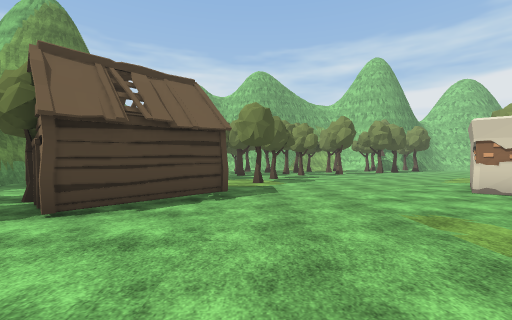
view 1 (above)

24 first-person views from a walk through a Unity game level. The camera is 1.5 m above the floor, looks level and sees 90° across. The floor is counted in squares, 2 m on a side. Each view is taken from the middle of a square. On the plan, view 1 faces up. The plan holds only what a view shows up to about 9 squares ahead; the rest is blank. The place goes on beyond the plan. The player is left out. Some animated figures are left out. Some surface patterns are stand-ins.

view 2
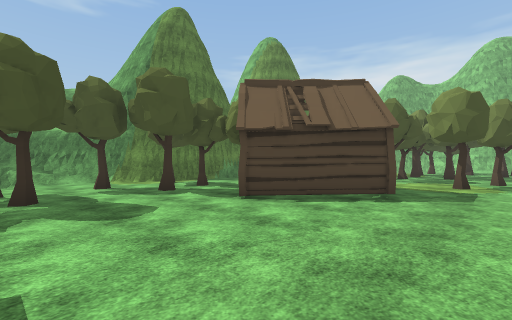

view 3
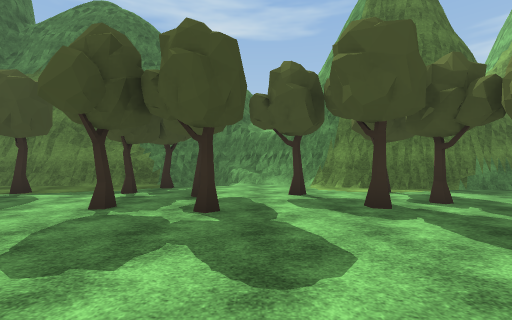

view 4
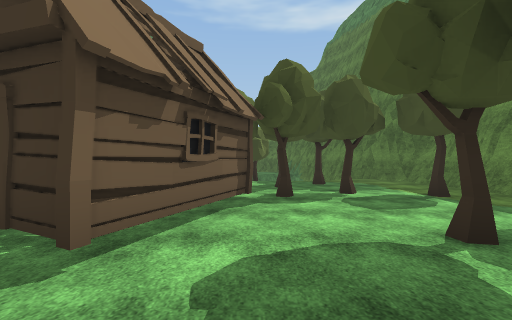

view 5
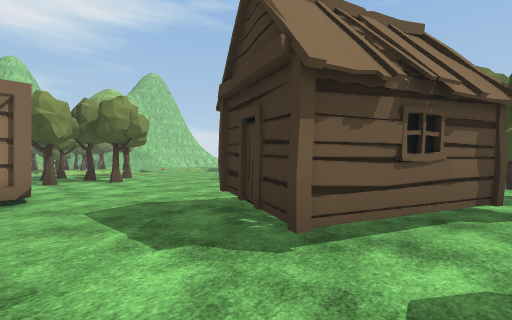

view 6
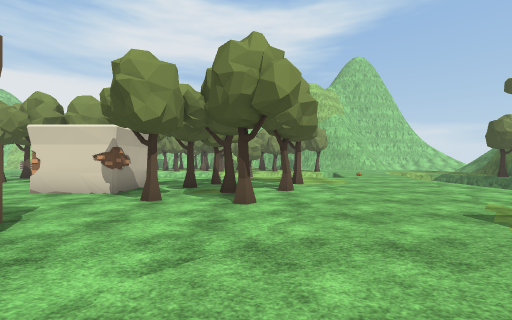

view 7
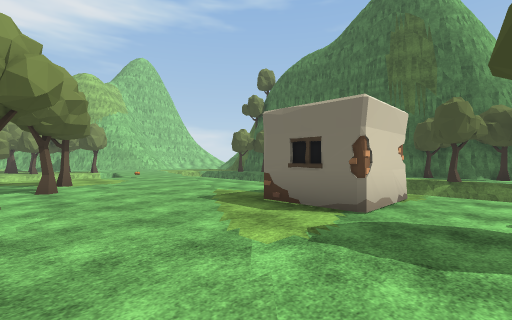

view 8
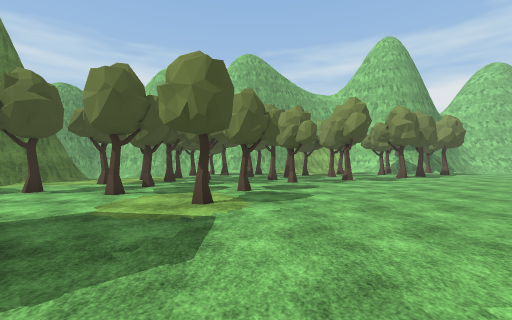

view 9
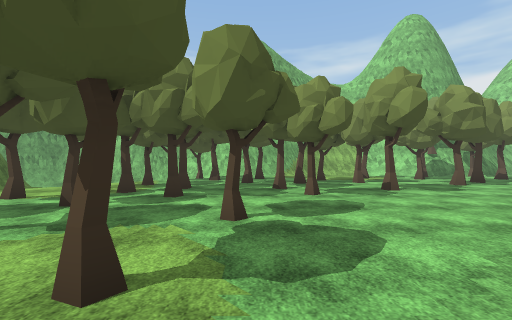

view 10
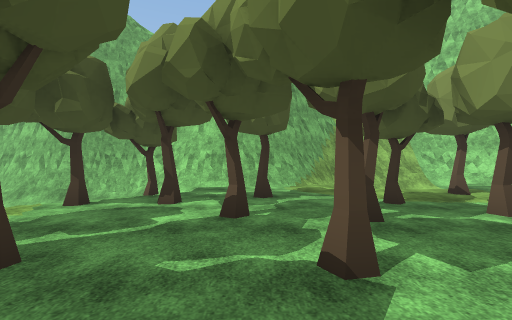

view 11
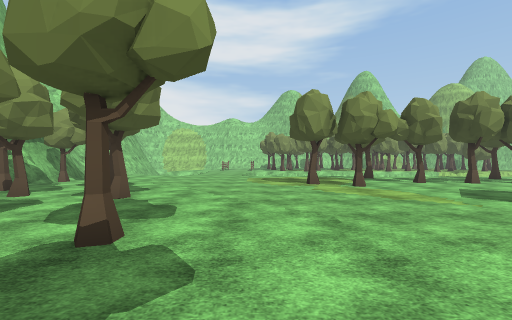

view 12
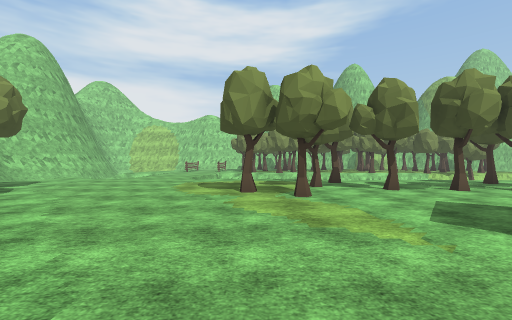

view 13
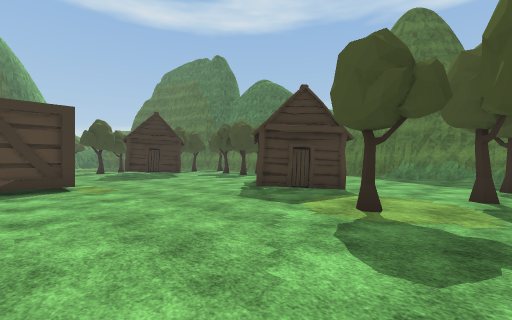

view 14
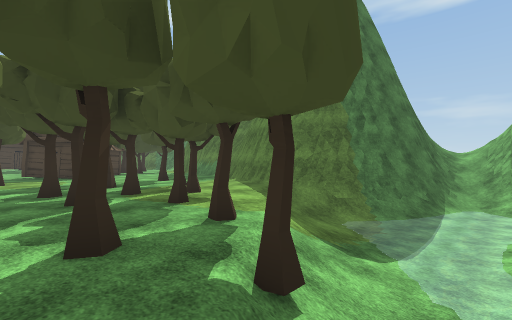

view 15
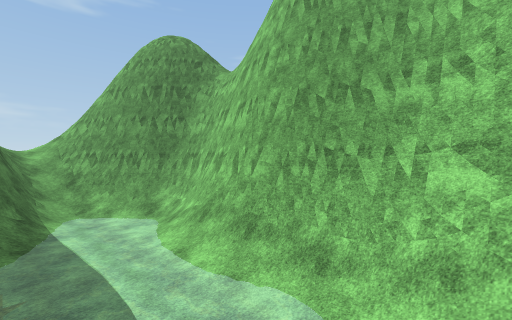

view 16
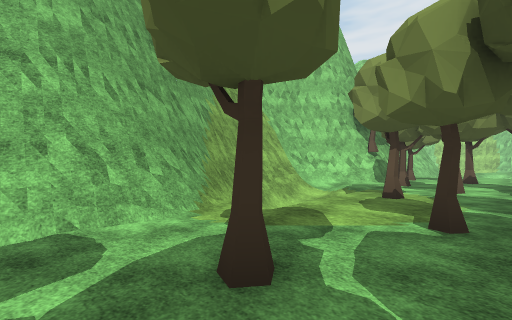

view 17
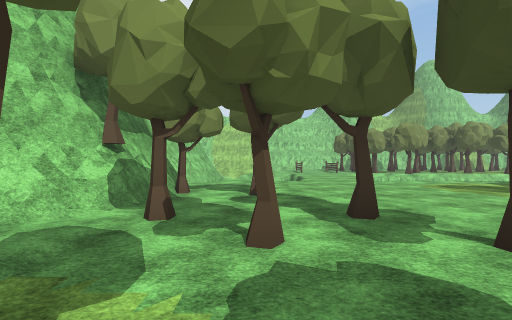

view 18
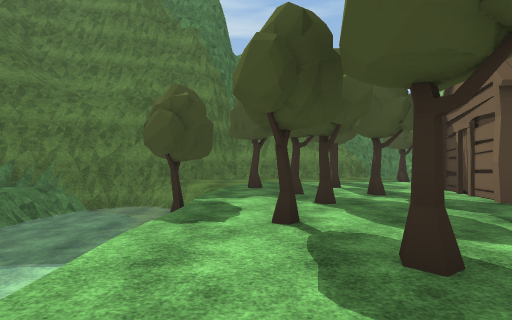

view 19
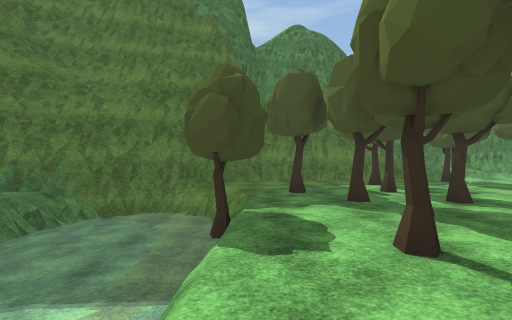

view 20
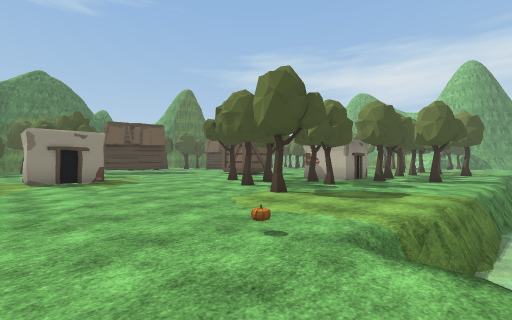

view 21
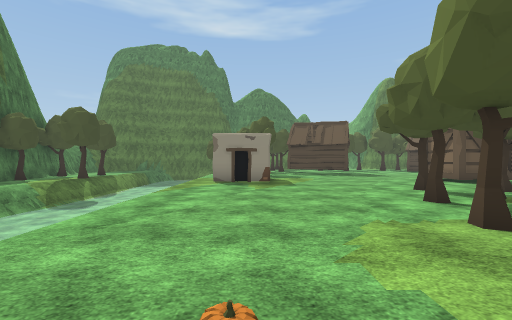

view 22
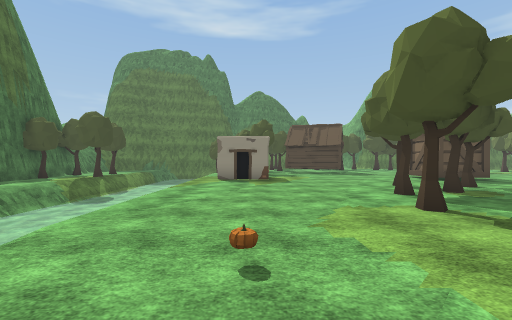

view 23
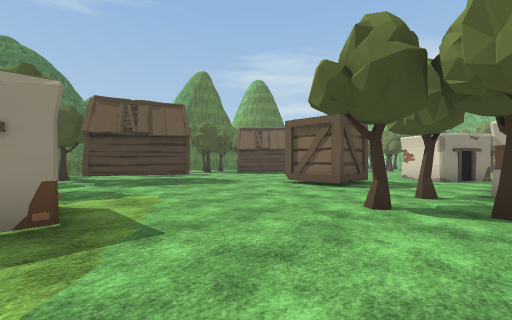

view 24
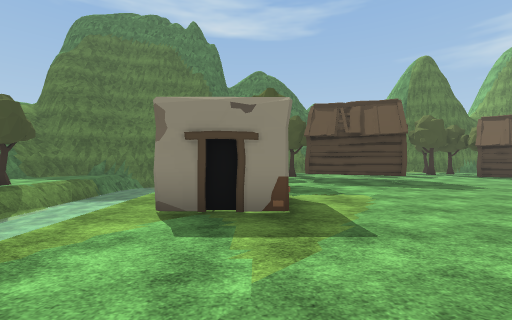

### Floor plan
Key: @ floor where view 1 was taken; # wall or solid block; . main floor; - floor 1.5 m lower than the main floor; / step, stairs or slope; ~ water the walk can cross; ≈ water the walk keeps out of; O other object.
Columns run from 13 left of view 1 to 14 right of it. Each row starts with its distance up from view 1.
 21    #########    #######
 20   ##//###//######/////##
 19 ###/~~~--~/////////////#O#/
 18 ////~~~~~~//O......O.O......
 17 /####//~~///O.O.O...O...O...
 16     ###////O.....O...O......
 15       #///.O..OO....O.......
 14       ##..O.O..O.O..........
 13       ##...O...O............
 12       ##.O..O...............
 11       #....O................
 10      ##..O.O..O........O....
  9      #................O.....
  8      #.......O..........O.
  7      #.....O.......#...OOO.
  6      #....OO......##O......
  5      #...O.OO......#...O...
  4     ##OO..OO...............≈
  3     #...O............#OO.O.≈
  2    ##.O.........O#...#  O..≈
  1    #/...........##.........≈
  0    #/..OO....@......O.O....≈
 -1    #/O..O..OO........O.O...≈
 -2    #/.O....O.O......O......≈
 -3    ##.....O.O........O.O...≈
 -4     #.O..O..O............./≈
 -5     #...O................./
 -6     #....OO..O..#O.......///
 -7     #...O...O...##..........
 -8     ##....O.................
 -9      #//≈≈O≈≈≈
-10      ##≈≈≈≈≈≈         ≈
-11       ##≈≈≈≈≈≈≈≈≈≈≈≈≈≈≈
-12        #≈≈≈ ≈≈≈≈ ≈≈≈≈≈

Positions as (right, up) in squares from view 1, and headings:
1: (0, 0), facing up
2: (1, 0), facing up-left
3: (-1, 1), facing left
4: (-3, 1), facing down
5: (-3, 1), facing down-right
6: (2, -2), facing right
7: (1, -2), facing down-right
8: (1, 4), facing up
9: (1, 7), facing up
10: (1, 12), facing up
11: (2, 12), facing right
12: (4, 10), facing right
13: (4, 10), facing down-left
14: (0, 19), facing down-left
15: (-2, 17), facing up-left
16: (0, 16), facing up-right
17: (5, 17), facing right
18: (2, -7), facing left
19: (1, -8), facing left
20: (14, -8), facing up-left
21: (13, -6), facing left
22: (14, -6), facing left
23: (8, -6), facing up-left
24: (8, -6), facing left
